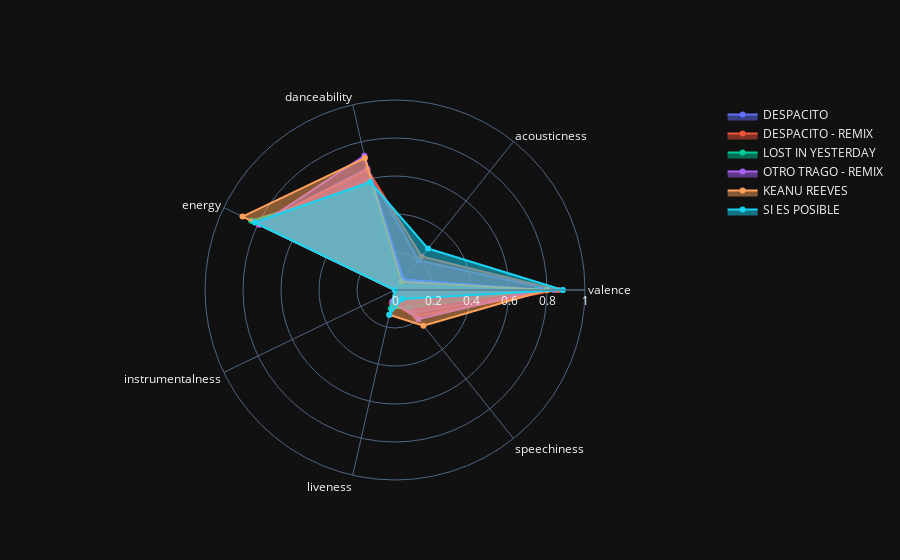

This figure's notebook cell:
### Code cell
# Membuat Radar Chart
fig = go.Figure()
angles = list(dat[song_features_normalized].columns)
angles.append(angles[0])
layoutdict = dict(
            radialaxis=dict(
            visible=True,
            range=[0, 1]
            ))

names = [element.upper() for element in names]
dat['name'] = dat['name'].str.upper()
dat.head()
# dat.to_csv('../data/Raw/comparison_data.csv', index=False)


for i in range(len(names)):
    subset = dat[dat['name'] == names[i]]
    data = [np.mean(subset[col]) for col in subset[song_features_normalized].columns]
    data.append(data[0])
    fig.add_trace(go.Scatterpolar(
        r=data,
        theta=angles,
        fill='toself',
        name=names[i]))

        
fig.update_layout(
        polar=layoutdict,
        showlegend=True,template='plotly_dark'
        )
fig.show()

### Figure 1 — Plotly figure (JSON) as saved in the notebook; plotly's stock layout.template omitted (floating-point values rounded to 4 significant figures)
{"data": [{"fill": "toself", "name": "DESPACITO", "r": [0.839, 0.198, 0.655, 0.797, 0, 0.067, 0.153, 0.839], "theta": ["valence", "acousticness", "danceability", "energy", "instrumentalness", "liveness", "speechiness", "valence"], "type": "scatterpolar"}, {"fill": "toself", "name": "DESPACITO - REMIX", "r": [0.857, 0.226, 0.649, 0.798, 0, 0.0711, 0.178, 0.857], "theta": ["valence", "acousticness", "danceability", "energy", "instrumentalness", "liveness", "speechiness", "valence"], "type": "scatterpolar"}, {"fill": "toself", "name": "LOST IN YESTERDAY", "r": [0.749, 0.0295, 0.569, 0.84, 0.000118, 0.0995, 0.118, 0.749], "theta": ["valence", "acousticness", "danceability", "energy", "instrumentalness", "liveness", "speechiness", "valence"], "type": "scatterpolar"}, {"fill": "toself", "name": "OTRO TRAGO - REMIX", "r": [0.763, 0.0711, 0.725, 0.79, 1.14e-06, 0.0602, 0.197, 0.763], "theta": ["valence", "acousticness", "danceability", "energy", "instrumentalness", "liveness", "speechiness", "valence"], "type": "scatterpolar"}, {"fill": "toself", "name": "KEANU REEVES", "r": [0.799, 0.0557, 0.712, 0.891, 0, 0.134, 0.24, 0.799], "theta": ["valence", "acousticness", "danceability", "energy", "instrumentalness", "liveness", "speechiness", "valence"], "type": "scatterpolar"}, {"fill": "toself", "name": "SI ES POSIBLE", "r": [0.883, 0.279, 0.583, 0.819, 0, 0.134, 0.0603, 0.883], "theta": ["valence", "acousticness", "danceability", "energy", "instrumentalness", "liveness", "speechiness", "valence"], "type": "scatterpolar"}], "layout": {"polar": {"radialaxis": {"range": [0, 1], "visible": true}}, "showlegend": true}}
